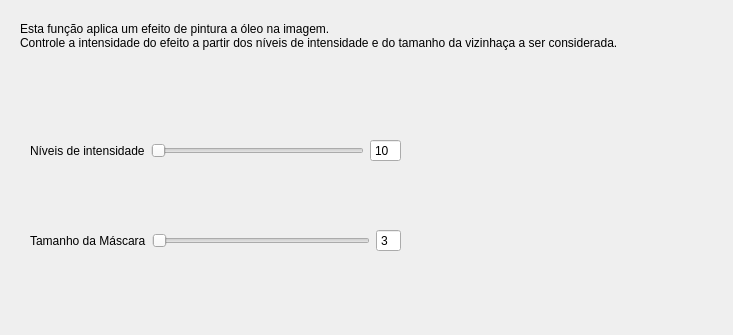
<?xml version="1.0" encoding="UTF-8"?>
<ui version="4.0">
 <class>oilForm</class>
 <widget class="QWidget" name="oilForm">
  <property name="geometry">
   <rect>
    <x>0</x>
    <y>0</y>
    <width>733</width>
    <height>335</height>
   </rect>
  </property>
  <property name="windowTitle">
   <string>Form</string>
  </property>
  <widget class="QWidget" name="horizontalLayoutWidget">
   <property name="geometry">
    <rect>
     <x>30</x>
     <y>120</y>
     <width>371</width>
     <height>61</height>
    </rect>
   </property>
   <layout class="QHBoxLayout" name="horizontalLayout">
    <item>
     <widget class="QLabel" name="label_2">
      <property name="text">
       <string>Níveis de intensidade</string>
      </property>
     </widget>
    </item>
    <item>
     <widget class="QSlider" name="horizontalSlider">
      <property name="minimum">
       <number>10</number>
      </property>
      <property name="maximum">
       <number>100</number>
      </property>
      <property name="orientation">
       <enum>Qt::Horizontal</enum>
      </property>
     </widget>
    </item>
    <item>
     <widget class="QSpinBox" name="inputoilFormlevel">
      <property name="buttonSymbols">
       <enum>QAbstractSpinBox::NoButtons</enum>
      </property>
      <property name="minimum">
       <number>10</number>
      </property>
      <property name="maximum">
       <number>100</number>
      </property>
     </widget>
    </item>
   </layout>
  </widget>
  <widget class="QWidget" name="horizontalLayoutWidget_2">
   <property name="geometry">
    <rect>
     <x>30</x>
     <y>210</y>
     <width>371</width>
     <height>61</height>
    </rect>
   </property>
   <layout class="QHBoxLayout" name="horizontalLayout_2">
    <item>
     <widget class="QLabel" name="label_3">
      <property name="text">
       <string>Tamanho da Máscara</string>
      </property>
     </widget>
    </item>
    <item>
     <widget class="QSlider" name="horizontalSlider_2">
      <property name="minimum">
       <number>3</number>
      </property>
      <property name="maximum">
       <number>15</number>
      </property>
      <property name="orientation">
       <enum>Qt::Horizontal</enum>
      </property>
     </widget>
    </item>
    <item>
     <widget class="QSpinBox" name="inputoilFormmascara">
      <property name="buttonSymbols">
       <enum>QAbstractSpinBox::NoButtons</enum>
      </property>
      <property name="minimum">
       <number>3</number>
      </property>
      <property name="maximum">
       <number>15</number>
      </property>
     </widget>
    </item>
   </layout>
  </widget>
  <widget class="QLabel" name="label">
   <property name="geometry">
    <rect>
     <x>20</x>
     <y>20</y>
     <width>661</width>
     <height>31</height>
    </rect>
   </property>
   <property name="text">
    <string>Esta função aplica um efeito de pintura a óleo na imagem. 
Controle a intensidade do efeito a partir dos níveis de intensidade e do tamanho da vizinhaça a ser considerada.</string>
   </property>
  </widget>
 </widget>
 <resources/>
 <connections>
  <connection>
   <sender>inputoilFormlevel</sender>
   <signal>valueChanged(int)</signal>
   <receiver>horizontalSlider</receiver>
   <slot>setValue(int)</slot>
   <hints>
    <hint type="sourcelabel">
     <x>378</x>
     <y>149</y>
    </hint>
    <hint type="destinationlabel">
     <x>244</x>
     <y>149</y>
    </hint>
   </hints>
  </connection>
  <connection>
   <sender>inputoilFormmascara</sender>
   <signal>valueChanged(int)</signal>
   <receiver>horizontalSlider_2</receiver>
   <slot>setValue(int)</slot>
   <hints>
    <hint type="sourcelabel">
     <x>381</x>
     <y>239</y>
    </hint>
    <hint type="destinationlabel">
     <x>247</x>
     <y>239</y>
    </hint>
   </hints>
  </connection>
  <connection>
   <sender>horizontalSlider</sender>
   <signal>valueChanged(int)</signal>
   <receiver>inputoilFormlevel</receiver>
   <slot>setValue(int)</slot>
   <hints>
    <hint type="sourcelabel">
     <x>244</x>
     <y>149</y>
    </hint>
    <hint type="destinationlabel">
     <x>378</x>
     <y>149</y>
    </hint>
   </hints>
  </connection>
  <connection>
   <sender>horizontalSlider_2</sender>
   <signal>valueChanged(int)</signal>
   <receiver>inputoilFormmascara</receiver>
   <slot>setValue(int)</slot>
   <hints>
    <hint type="sourcelabel">
     <x>247</x>
     <y>239</y>
    </hint>
    <hint type="destinationlabel">
     <x>381</x>
     <y>239</y>
    </hint>
   </hints>
  </connection>
 </connections>
</ui>
